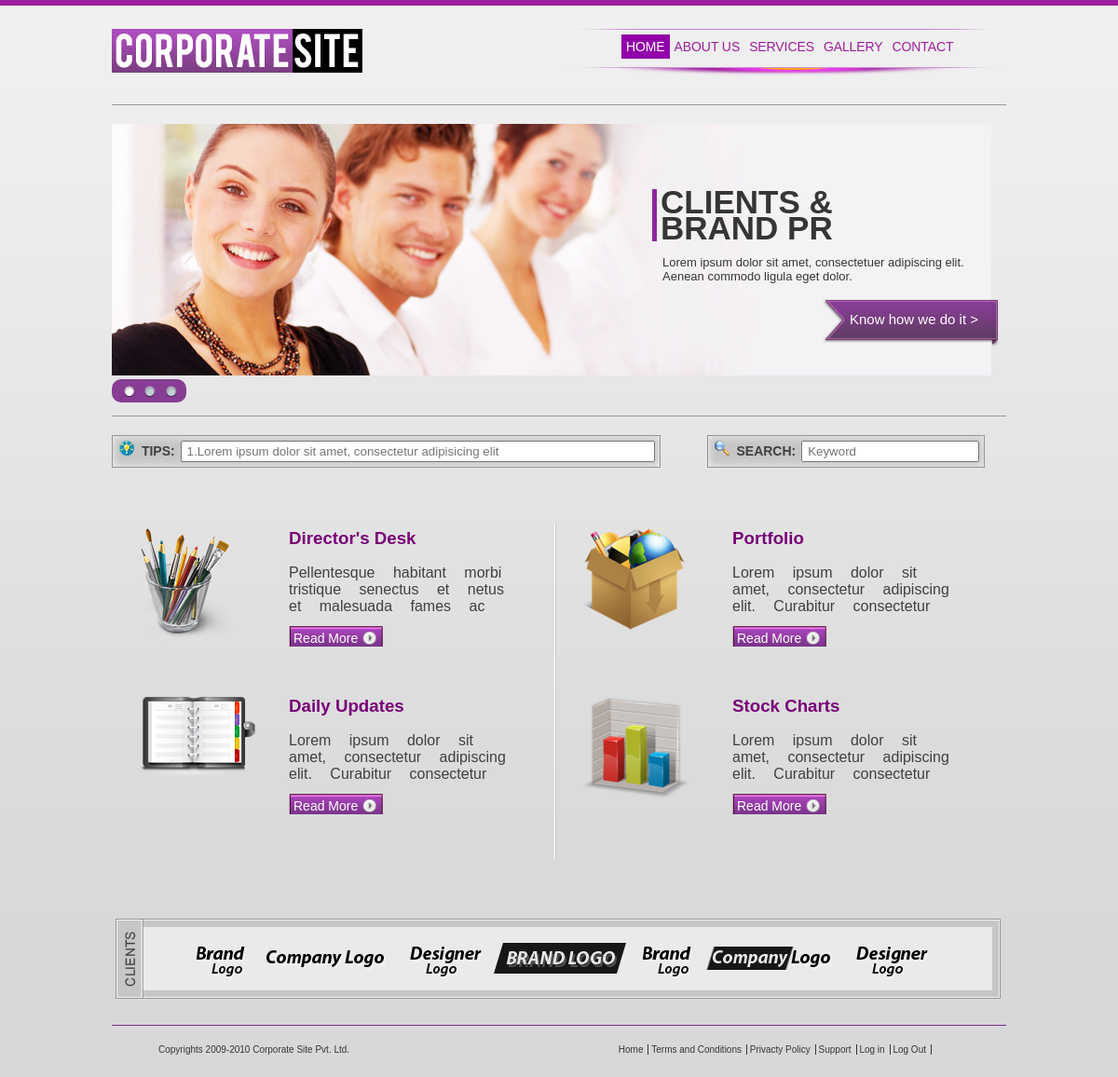
The page / on the database its author committed.
### tables this page shows
CREATE TABLE `services` (
  `id` int(11) NOT NULL,
  `title` varchar(50) NOT NULL,
  `description` varchar(200) NOT NULL,
  `photo` varchar(500) NOT NULL,
  `created_date` date NOT NULL
);

### index.php (the view, shortened to what this page needs)
<?php
include('parts/header.php');
require ('database/mysql.php');
$query = "SELECT * FROM `services` ORDER BY `created_date` DESC LIMIT 4";
    $result = $conn->query($query);
    $count =0;
?>
		<section id="slideshow">
			<div id="slideActive" class="slide">
				<img src="images/slide1.png">
				<div class="slideText">
					<h1>CLIENTS & BRAND PR</h1>
					<p>Lorem ipsum dolor sit amet, consectetuer adipiscing elit. Aenean commodo ligula eget dolor.</p>
				</div>
				<div class="slideButton">
					<a href="#">Know how we do it ></a>
				</div>
			</div>
			<div id="slideBtn">
				<button id="activeB" onclick="slideShow(0)"></button>
				<button onclick="slideShow(1)"></button>
				<button onclick="slideShow(2)"></button>
			</div>
		</section>
		<section id="tipsSearch">
			<div class="tsBox">
				<img src="images/tipsIcon.png">
				<span class="tsSpan">Tips: </span>
				<input type="text" placeholder="1.Lorem ipsum dolor sit amet, consectetur adipisicing elit">
			</div>
			<div class="tsBox">
				<img src="images/searchIcon.png">
				<span class="tsSpan">Search: </span>
				<input type="text" name="Search" placeholder="Keyword">
			</div>
		</section>
		<section id="content">
			<div class="box">
				<?php
					while($row = $result->fetch_assoc()) {
						if($count === 0) {
				?>
				<div class="inBox">
					<div class="inBoxImg">
						<img src="<?php echo str_replace("../", "", $row['photo']); ?>">
					</div>
					<div class="inBoxText">
						<h3><?php echo $row['title']; ?></h3>
						<p><?php echo $row['description']; ?></p>
						<a href="#" class="btnReadMore">Read More</a>
					</div>
				</div>
				<?php  }else if($count === 1) {?>
				<div class="inBox">
					<div class="inBoxImg">
						<img src="<?php echo str_replace("../", "", $row['photo']); ?>">
					</div>
					<div class="inBoxText">
						<h3><?php echo $row['title']; ?></h3>
						<p><?php echo $row['description']; ?></p>
						<a href="#" class="btnReadMore">Read More</a>
					</div>
				</div>
			</div>
			<div class="box">
				<?php  } elseif ($count === 2) { ?>
				<div class="inBox">
					<div class="inBoxImg">
						<img src="<?php echo str_replace("../", "", $row['photo']); ?>">
					</div>
					<div class="inBoxText">
						<h3><?php echo $row['title']; ?></h3>
						<p><?php echo $row['description']; ?></p>
						<a href="#" class="btnReadMore">Read More</a>
					</div>
				</div>
				<?php  } elseif ($count === 3) { ?>
				<div class="inBox">
					<div class="inBoxImg">
						<img src="<?php echo str_replace("../", "", $row['photo']); ?>">
					</div>
					<div class="inBoxText">
						<h3><?php echo $row['title']; ?></h3>
						<p><?php echo $row['description']; ?></p>
						<a href="#" class="btnReadMore">Read More</a>
					</div>
				</div>
			<?php } $count++; } ?>
		</div>
		</section>
		<section id="clients">
			<div>
				<img src="images/clients.png">
			</div>
		</section>
<?php include('parts/footer.php'); ?>

### css/style.css (style rules this page uses)
* { margin: 0; padding: 0; list-style: none; list-style: none; text-decoration: none; }
body { background: #d8d8d8 url(../images/bg.jpg) repeat-x top center; color: #fff; border-top: 6px solid #9d1e9c; box-sizing: border-box; font-family: Arial, Helvetica, sans-serif; min-width: 960px; }
#slideshow { padding: 0px 0px 14px; border-bottom: 1px solid #989898; position: relative; }
.slide .slideText { position: absolute; top: 70px; left: 580px; color: #353535; }
.slide .slideText h1 { font-weight: bolder; width: 190px; font-size: 35px; line-height: 28px; border-left: 5px solid #8d27a0; padding-left: 4px; }
.slide .slideText p { width: 350px; font-size: 13px; margin: 15px 0px 0px 11px; }
.slide .slideButton { position: absolute; background: url(../images/sliderBtn.png) no-repeat; width: 193px; height: 56px; left: 762px; top: 185px; }
.slide .slideButton a { position: absolute; left: 30px; top: 16px; font-size: 15px; color: #fff; }
#tipsSearch { margin: 20px 0px; overflow: hidden; }
.tsBox { background: #c6c6c6; border: 1px solid #959595; float: left; padding: 5px; text-transform: uppercase; font-weight: bold; font-size: 14px; color: #404040; -moz-box-shadow: inset 0 0 10px #f5f5f5; -webkit-box-shadow: inset 0 0 10px #f5f5f5; box-shadow: inset 0 0 10px #f5f5f5; }
.tsBox span, .tsBox img { margin: 0px 2px; }
.tsBox:first-child { margin-right: 50px; }
.tsBox input { padding: 2px 5px; }
.tsBox:first-child input { width: 495px; }
#content { margin: 60px 0px; clear: both; overflow: hidden; }
.box { float: left; width: 475px; }
.box:first-child { border-right: 1px solid white; box-shadow: 1px 0px #c6c6c6; }
.inBox { float: left; min-height: 170px; clear:both; overflow: hidden; margin: 5px 30px; }
.box .inBoxImg { float: left; clear: left; width: 130px; height: 170px; margin-right: 30px; }
.box .inBoxText { clear: right; width: 240px; overflow: hidden; }
.inBox h3 { color: #770077; min-height: 24px; }
.inBox p { color: #404040; margin:15px 0px; max-height: 55px; min-height: 55px; word-spacing: 15px; overflow: hidden; }
.inBox .btnReadMore { background: url(../images/btnReadMore.png) repeat-x; padding: 5px 27px 6px 5px; color: #fff; font-size: 14px; }
div.slide { display: none; }
#slideActive { display: inline-block; z-index: -9999; right: 20px; bottom: 30px; }
#slideBtn { width: 70px; height: 25px; background: #863d93; border-radius: 10px; padding-left: 10px; }
#slideBtn button { background: url(../images/notActive.png); width: 16px; height: 17px; border:none; margin: 5px 1px; }
#slideBtn button#activeB { outline: none; background: url(../images/active.png); }

### rows shown on the page
services: photo (picture), title "Director's Desk", description "Pellentesque habitant morbi tristique senectus et netus et malesuada fames ac…"
services: photo (picture), title "Daily Updates", description "Lorem ipsum dolor sit amet, consectetur adipiscing elit. Curabitur consectetur…"
services: photo (picture), title "Portfolio", description "Lorem ipsum dolor sit amet, consectetur adipiscing elit. Curabitur consectetur…"
services: photo (picture), title "Stock Charts", description "Lorem ipsum dolor sit amet, consectetur adipiscing elit. Curabitur consectetur…"
